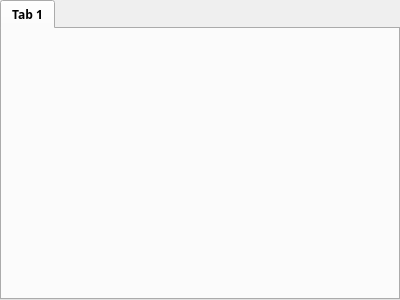
<?xml version="1.0" encoding="UTF-8"?>
<ui version="4.0">
 <class>bsuMainTabWidget</class>
 <widget class="QTabWidget" name="bsuMainTabWidget">
  <property name="geometry">
   <rect>
    <x>0</x>
    <y>0</y>
    <width>400</width>
    <height>300</height>
   </rect>
  </property>
  <property name="font">
   <font>
    <family>微软雅黑</family>
    <weight>75</weight>
    <bold>true</bold>
   </font>
  </property>
  <property name="windowTitle">
   <string>TabWidget</string>
  </property>
  <property name="currentIndex">
   <number>0</number>
  </property>
  <widget class="BSUBroadcast" name="tab">
   <attribute name="title">
    <string>Tab 1</string>
   </attribute>
  </widget>
 </widget>
 <customwidgets>
  <customwidget>
   <class>BSUBroadcast</class>
   <extends>QWidget</extends>
   <header>bsubroadcast.h</header>
   <container>1</container>
  </customwidget>
 </customwidgets>
 <resources/>
 <connections/>
</ui>
